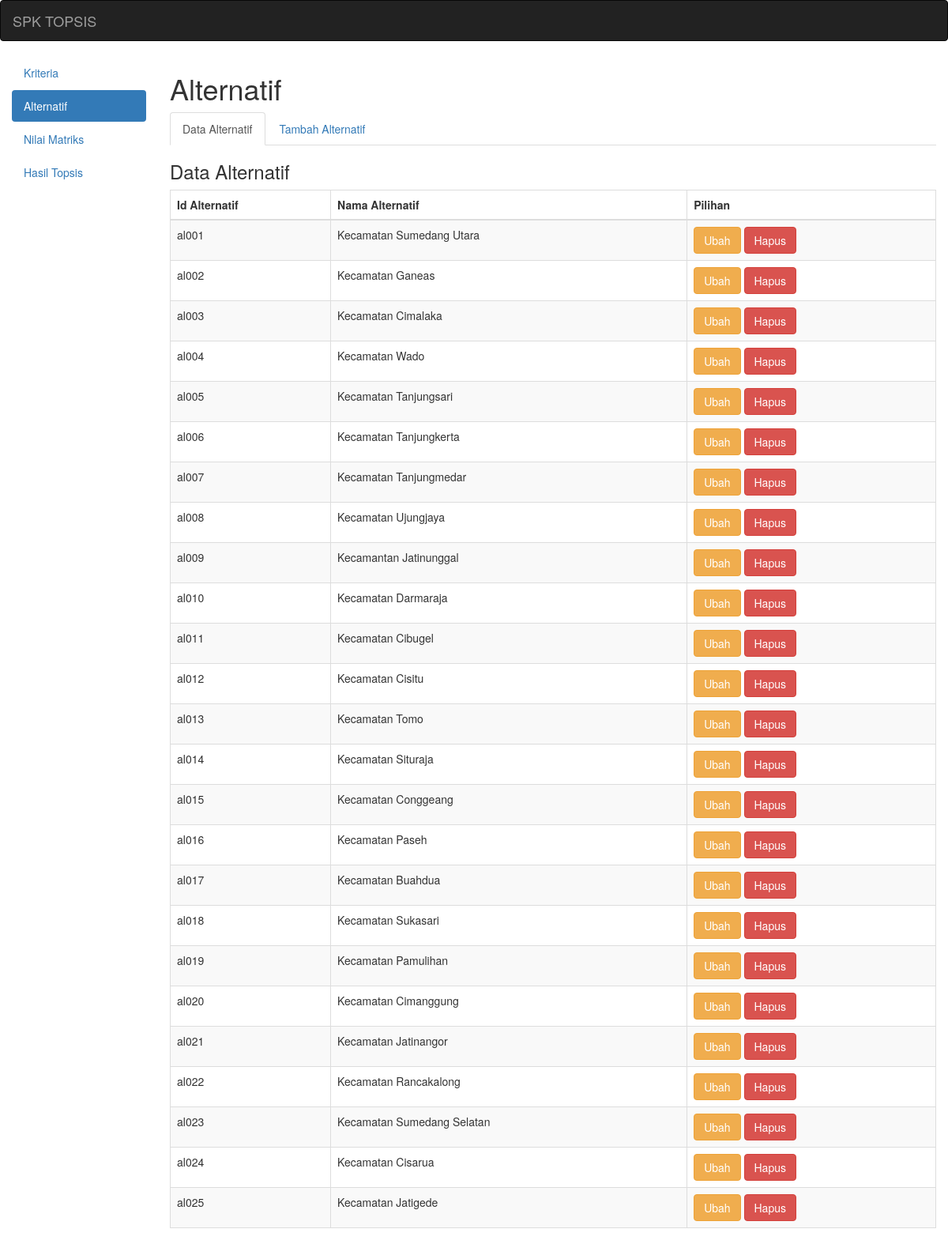
The app's page /?a=alternatif&k=alternatif with its own data.
### tables this page shows
CREATE TABLE `alternatif` (
  `id_alternatif` varchar(5) NOT NULL,
  `nm_alternatif` varchar(35) NOT NULL
);

### datakalternatif.php (the view)
<div class="box-header">
    <h3 class="box-title">Data Alternatif</h3>
</div>
<div class="table-responsive">
<table class="table table-bordered table-striped">
<thead>
<tr>
<th>Id Alternatif</th>
<th>Nama Alternatif</th>
<th>Pilihan</th>
</tr>
</thead>
<tbody>
<?php
include ("konfig/koneksi.php");
$s=mysqli_query($k21,"select * from alternatif order by id_alternatif ASC");
while($d=mysqli_fetch_assoc($s)){
?>
<tr>
<td><?php echo $d['id_alternatif']; ?></td>
<td><?php echo $d['nm_alternatif']; ?></td>
<td>
<a href="?a=alternatif&k=ubaha&id=<?php echo $d['id_alternatif']; ?>" class="btn btn-warning">Ubah</a>
<a href="hapusalternatif.php?id=<?php echo $d['id_alternatif']; ?>" class="btn btn-danger">Hapus</a>
</td>
</tr>
<?php
}
?>
</tbody>
</table>
</div>

### index.php (shortened to what this page needs)
<!DOCTYPE html>
<html lang="en">
<head>
  <link rel="stylesheet" href="css/bootstrap.min.css">
</head>
<body>
<nav class="navbar navbar-inverse">
  <div class="container-fluid">
    <div class="navbar-header">
      <a class="navbar-brand" href="#">SPK TOPSIS</a>
    </div>
  </div>
</nav>
 <?php
if(@$_GET['a']=='kriteria'){
	$active1='class="active"';
	$active2='';
	$active3='';
	$active4='';
}else if(@$_GET['a']=='alternatif'){
	$active1='';
	$active2='class="active"';
	$active3='';
	$active4='';
}else if(@$_GET['a']=='nilaimatrik'){
	$active1='';
	$active2='';
	$active3='class="active"';
	$active4='';
}else if(@$_GET['a']=='hasiltopsis'){
	$active1='';
	$active2='';
	$active3='';
	$active4='class="active"';
}else{
	$active1='';
	$active2='';
	$active3='';
	$active4='';
}
?>
<div class="col-sm-2">
<ul class="nav nav-pills nav-stacked">
  <li <?php echo $active1 ?>><a href="?a=kriteria&k=kriteria" >Kriteria</a></li>
  <li <?php echo $active2 ?>><a href="?a=alternatif&k=alternatif" >Alternatif</a></li>
  <li <?php echo $active3 ?>><a href="?a=nilaimatrik" >Nilai Matriks</a></li>
  <li  <?php echo $active4 ?>><a href="?a=hasiltopsis&k=nilai_matriks">Hasil Topsis</a></li>
</ul>
</div>
  <div class="col-sm-10">
 <?php
 if(@$_GET['a']=='kriteria'){
	include ("kriteria.php");
 }else if(@$_GET['a']=='alternatif'){
	include ("alternatif.php");
 }else if(@$_GET['a']=='nilaimatrik'){
	include ("nilaimatrik.php");
 }else if(@$_GET['a']=='hasiltopsis'){
	include ("hasiltopsis.php");
 }
 ?>
</div>
</body>
</html>

### alternatif.php
<h1>Alternatif</h1>
<ul class="nav nav-tabs">
  <?php
  if($_GET['k']=='alternatif'){
	$act1='class="active"';
	$act2='';
  }else if($_GET['k']=='tambah'){
	$act1='';
	$act2='class="active"';
  }else{
	$act1='';
	$act2='';
  }
  ?>
  <li <?php echo $act1; ?> ><a href="index.php?a=alternatif&k=alternatif">Data Alternatif</a></li>
  <li <?php echo $act2; ?>><a href="index.php?a=alternatif&k=tambah">Tambah Alternatif</a></li>
</ul>
<?php
if(@$_GET['a']=='alternatif' and @$_GET['k']=='alternatif'){
	include ("datakalternatif.php");
 }else if(@$_GET['k']=='tambah'){
	include ("tambahalternatif.php");
 }else if(@$_GET['k']=='ubaha'){
	include ("ubahalternatif.php");
 }
 ?>

### records on screen
alternatif: id_alternatif "al001", nm_alternatif "Kecamatan Sumedang Utara"
alternatif: id_alternatif "al002", nm_alternatif "Kecamatan Ganeas"
alternatif: id_alternatif "al003", nm_alternatif "Kecamatan Cimalaka"
alternatif: id_alternatif "al004", nm_alternatif "Kecamatan Wado"
alternatif: id_alternatif "al005", nm_alternatif "Kecamatan Tanjungsari"
alternatif: id_alternatif "al006", nm_alternatif "Kecamatan Tanjungkerta"
alternatif: id_alternatif "al007", nm_alternatif "Kecamatan Tanjungmedar"
alternatif: id_alternatif "al008", nm_alternatif "Kecamatan Ujungjaya"
alternatif: id_alternatif "al009", nm_alternatif "Kecamantan Jatinunggal"
alternatif: id_alternatif "al010", nm_alternatif "Kecamatan Darmaraja"
alternatif: id_alternatif "al011", nm_alternatif "Kecamatan Cibugel"
alternatif: id_alternatif "al012", nm_alternatif "Kecamatan Cisitu"
alternatif: id_alternatif "al013", nm_alternatif "Kecamatan Tomo"
alternatif: id_alternatif "al014", nm_alternatif "Kecamatan Situraja"
alternatif: id_alternatif "al015", nm_alternatif "Kecamatan Conggeang"
alternatif: id_alternatif "al016", nm_alternatif "Kecamatan Paseh"
alternatif: id_alternatif "al017", nm_alternatif "Kecamatan Buahdua"
alternatif: id_alternatif "al018", nm_alternatif "Kecamatan Sukasari"
alternatif: id_alternatif "al019", nm_alternatif "Kecamatan Pamulihan"
alternatif: id_alternatif "al020", nm_alternatif "Kecamatan Cimanggung"
alternatif: id_alternatif "al021", nm_alternatif "Kecamatan Jatinangor"
alternatif: id_alternatif "al022", nm_alternatif "Kecamatan Rancakalong"
alternatif: id_alternatif "al023", nm_alternatif "Kecamatan Sumedang Selatan"
alternatif: id_alternatif "al024", nm_alternatif "Kecamatan Cisarua"
alternatif: id_alternatif "al025", nm_alternatif "Kecamatan Jatigede"
